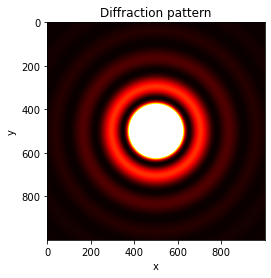

Here is the Python script that generated this plot:
from numpy import cos, sin, sqrt, pi, meshgrid, linspace, zeros
import matplotlib.pyplot as plt

def J(m,x): #Bessel's function
    def f(theta):
        return 1/pi*cos(m*theta-x*sin(theta))
    #SIMPSON'S METHOD:
    N = 1000 #numero de divisiones
    a = 0.0 #limite inferior
    b = pi  #limite superior
    h = (b-a)/N #tamaño de las divisiones
    s = 1/3*(f(a) + f(b))
    for k in range(1,N,2): #terminos impares
        s += 1/3*(4*f(a+k*h))
    for k in range(2,N,2): #terminos pares
        s += 1/3*(2*f(a+k*h))
    return h*s

x = linspace(0,20,100)
plt.title("Bessel's functions")
plt.xlabel('x')
plt.ylabel('Jm(x)')
plt.grid(True)
plt.plot(x,J(0,x),'b-',label='J0(x)')
plt.plot(x,J(1,x),'r-',label='J1(x)')
plt.plot(x,J(2,x),'g-',label='J2(x)')
plt.legend()
plt.show()

#INTENSITY AS FUNCTION OF RADIUS
def I(r):
    k = 2*pi/0.5 #numero de onda, 500 nm a micrometros
    return (J(1,k*r)/(k*r))**2

N = 1000 #precision
matrix = zeros((N,N))

x = y = linspace(-1.0, 1.0, N)
X, Y = meshgrid(x, y)
R = sqrt(X*X+Y*Y)

plt.title("Diffraction pattern")
plt.xlabel('x')
plt.ylabel('y')
plt.imshow(I(R),vmax=0.01)
plt.hot()
plt.show()
